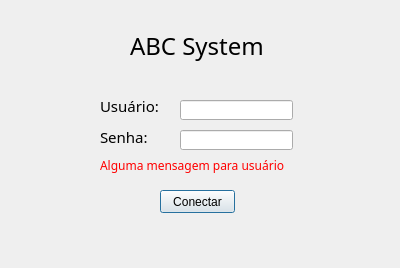
<?xml version="1.0" encoding="UTF-8"?>
<ui version="4.0">
 <class>Dialog</class>
 <widget class="QDialog" name="Dialog">
  <property name="geometry">
   <rect>
    <x>0</x>
    <y>0</y>
    <width>400</width>
    <height>268</height>
   </rect>
  </property>
  <property name="windowTitle">
   <string>ABC System - Bem Vindo</string>
  </property>
  <widget class="QLineEdit" name="in_user">
   <property name="geometry">
    <rect>
     <x>180</x>
     <y>100</y>
     <width>113</width>
     <height>20</height>
    </rect>
   </property>
  </widget>
  <widget class="QLineEdit" name="in_senha">
   <property name="geometry">
    <rect>
     <x>180</x>
     <y>130</y>
     <width>113</width>
     <height>20</height>
    </rect>
   </property>
  </widget>
  <widget class="QLabel" name="label">
   <property name="geometry">
    <rect>
     <x>100</x>
     <y>90</y>
     <width>71</width>
     <height>31</height>
    </rect>
   </property>
   <property name="font">
    <font>
     <family>Century Gothic</family>
     <pointsize>11</pointsize>
    </font>
   </property>
   <property name="text">
    <string>Usuário:</string>
   </property>
  </widget>
  <widget class="QLabel" name="label_2">
   <property name="geometry">
    <rect>
     <x>100</x>
     <y>130</y>
     <width>47</width>
     <height>13</height>
    </rect>
   </property>
   <property name="font">
    <font>
     <family>Century Gothic</family>
     <pointsize>11</pointsize>
    </font>
   </property>
   <property name="text">
    <string>Senha:</string>
   </property>
  </widget>
  <widget class="QLabel" name="label_3">
   <property name="geometry">
    <rect>
     <x>130</x>
     <y>30</y>
     <width>161</width>
     <height>31</height>
    </rect>
   </property>
   <property name="font">
    <font>
     <family>Century Gothic</family>
     <pointsize>18</pointsize>
    </font>
   </property>
   <property name="text">
    <string>ABC System</string>
   </property>
  </widget>
  <widget class="QPushButton" name="logar">
   <property name="geometry">
    <rect>
     <x>160</x>
     <y>190</y>
     <width>75</width>
     <height>23</height>
    </rect>
   </property>
   <property name="contextMenuPolicy">
    <enum>Qt::CustomContextMenu</enum>
   </property>
   <property name="text">
    <string>Conectar</string>
   </property>
  </widget>
  <widget class="QLabel" name="lb_mensagem">
   <property name="geometry">
    <rect>
     <x>100</x>
     <y>150</y>
     <width>231</width>
     <height>31</height>
    </rect>
   </property>
   <property name="palette">
    <palette>
     <active>
      <colorrole role="WindowText">
       <brush brushstyle="SolidPattern">
        <color alpha="255">
         <red>255</red>
         <green>0</green>
         <blue>0</blue>
        </color>
       </brush>
      </colorrole>
     </active>
     <inactive>
      <colorrole role="WindowText">
       <brush brushstyle="SolidPattern">
        <color alpha="255">
         <red>255</red>
         <green>0</green>
         <blue>0</blue>
        </color>
       </brush>
      </colorrole>
     </inactive>
     <disabled>
      <colorrole role="WindowText">
       <brush brushstyle="SolidPattern">
        <color alpha="255">
         <red>120</red>
         <green>120</green>
         <blue>120</blue>
        </color>
       </brush>
      </colorrole>
     </disabled>
    </palette>
   </property>
   <property name="font">
    <font>
     <family>Century Gothic</family>
     <pointsize>9</pointsize>
    </font>
   </property>
   <property name="text">
    <string>Alguma mensagem para usuário</string>
   </property>
  </widget>
 </widget>
 <resources/>
 <connections/>
 <slots>
  <slot>sayhello()</slot>
 </slots>
</ui>
